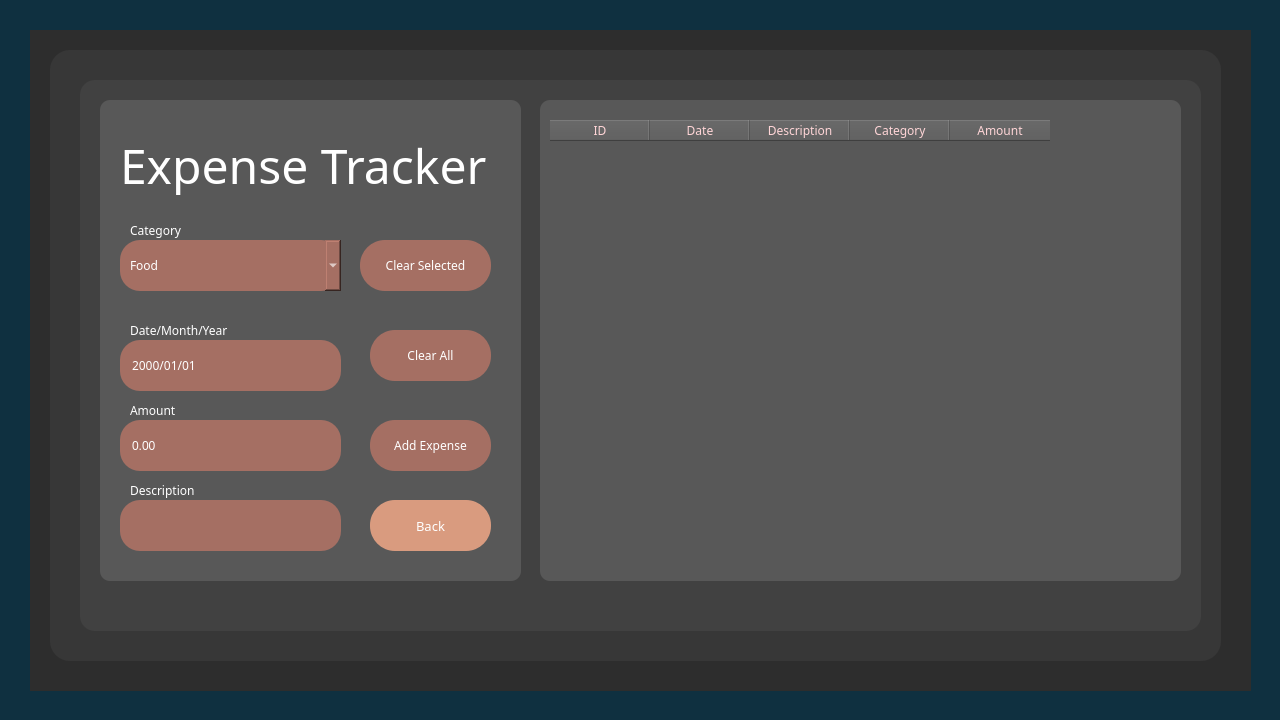
<?xml version="1.0" encoding="UTF-8"?>
<ui version="4.0">
 <class>Expense</class>
 <widget class="QDialog" name="Expense">
  <property name="geometry">
   <rect>
    <x>0</x>
    <y>0</y>
    <width>1280</width>
    <height>720</height>
   </rect>
  </property>
  <property name="windowTitle">
   <string>Expense Tracker</string>
  </property>
  <property name="styleSheet">
   <string notr="true">QDialog{
color:rgb(255, 213, 215);
}</string>
  </property>
  <widget class="QWidget" name="Fback" native="true">
   <property name="geometry">
    <rect>
     <x>0</x>
     <y>0</y>
     <width>1280</width>
     <height>720</height>
    </rect>
   </property>
   <property name="styleSheet">
    <string notr="true">QWidget{
	background-color: rgb(15, 48, 64);
}</string>
   </property>
   <widget class="QWidget" name="Fback1" native="true">
    <property name="geometry">
     <rect>
      <x>30</x>
      <y>30</y>
      <width>1221</width>
      <height>661</height>
     </rect>
    </property>
    <property name="styleSheet">
     <string notr="true">QWidget{
	background-color: rgb(45, 45, 45);
	color:rgb(255, 213, 215);
}</string>
    </property>
    <widget class="QWidget" name="Fback2" native="true">
     <property name="geometry">
      <rect>
       <x>20</x>
       <y>20</y>
       <width>1171</width>
       <height>611</height>
      </rect>
     </property>
     <property name="styleSheet">
      <string notr="true">QWidget{
	background-color: rgb(55, 55, 55);
	border-radius:20px;
}</string>
     </property>
     <widget class="QWidget" name="Fback3" native="true">
      <property name="geometry">
       <rect>
        <x>30</x>
        <y>30</y>
        <width>1121</width>
        <height>551</height>
       </rect>
      </property>
      <property name="styleSheet">
       <string notr="true">QWidget{
	background-color: rgb(65, 65, 65);
	border-radius:15px;
}</string>
      </property>
      <widget class="QWidget" name="btnBack" native="true">
       <property name="geometry">
        <rect>
         <x>20</x>
         <y>20</y>
         <width>421</width>
         <height>481</height>
        </rect>
       </property>
       <property name="styleSheet">
        <string notr="true">QWidget{
	
	background-color:rgb(88, 88, 88);
	border-radius:10px;
}</string>
       </property>
       <widget class="QLineEdit" name="LineDescription">
        <property name="geometry">
         <rect>
          <x>20</x>
          <y>400</y>
          <width>221</width>
          <height>51</height>
         </rect>
        </property>
        <property name="font">
         <font>
          <family>Cascadia Code</family>
         </font>
        </property>
        <property name="styleSheet">
         <string notr="true">QLineEdit{
	background-color:rgb(165, 111, 99);
	border-radius:20px;
	padding-left:10px;
	padding-right:10px;
	color: white;
}</string>
        </property>
        <property name="text">
         <string/>
        </property>
        <property name="maxLength">
         <number>25</number>
        </property>
       </widget>
       <widget class="QComboBox" name="cat_Expense">
        <property name="geometry">
         <rect>
          <x>20</x>
          <y>140</y>
          <width>221</width>
          <height>51</height>
         </rect>
        </property>
        <property name="font">
         <font>
          <family>Cascadia Code</family>
         </font>
        </property>
        <property name="styleSheet">
         <string notr="true">QComboBox{
	background-color:rgb(165, 111, 99);
	border-radius:20px;
	padding-left:10px;
	padding-right:10px;
	color: white;
}</string>
        </property>
        <item>
         <property name="text">
          <string>Food</string>
         </property>
        </item>
        <item>
         <property name="text">
          <string>Entertainment</string>
         </property>
        </item>
        <item>
         <property name="text">
          <string>Traveling</string>
         </property>
        </item>
        <item>
         <property name="text">
          <string>Clothing</string>
         </property>
        </item>
        <item>
         <property name="text">
          <string>Education</string>
         </property>
        </item>
        <item>
         <property name="text">
          <string>University Fees</string>
         </property>
        </item>
       </widget>
       <widget class="QPushButton" name="btnExpense">
        <property name="geometry">
         <rect>
          <x>270</x>
          <y>320</y>
          <width>121</width>
          <height>51</height>
         </rect>
        </property>
        <property name="font">
         <font>
          <family>Rockwell</family>
         </font>
        </property>
        <property name="styleSheet">
         <string notr="true">QPushButton{
	background-color:rgb(165, 111, 99);
	border-radius:25px;
	border-color: rgb(53, 69, 93);
	color: white;
}</string>
        </property>
        <property name="text">
         <string>Add Expense</string>
        </property>
       </widget>
       <widget class="QLabel" name="label_date">
        <property name="geometry">
         <rect>
          <x>30</x>
          <y>220</y>
          <width>161</width>
          <height>20</height>
         </rect>
        </property>
        <property name="font">
         <font>
          <family>Rockwell</family>
         </font>
        </property>
        <property name="styleSheet">
         <string notr="true">QLabel{
	color:white;
}</string>
        </property>
        <property name="text">
         <string>Date/Month/Year</string>
        </property>
       </widget>
       <widget class="QLabel" name="label_description">
        <property name="geometry">
         <rect>
          <x>30</x>
          <y>380</y>
          <width>161</width>
          <height>20</height>
         </rect>
        </property>
        <property name="font">
         <font>
          <family>Rockwell</family>
         </font>
        </property>
        <property name="styleSheet">
         <string notr="true">QLabel{
	color:white;
}</string>
        </property>
        <property name="text">
         <string>Description</string>
        </property>
       </widget>
       <widget class="QLabel" name="label_source">
        <property name="geometry">
         <rect>
          <x>30</x>
          <y>120</y>
          <width>81</width>
          <height>20</height>
         </rect>
        </property>
        <property name="font">
         <font>
          <family>Rockwell</family>
         </font>
        </property>
        <property name="styleSheet">
         <string notr="true">QLabel{
	color:white;
}</string>
        </property>
        <property name="text">
         <string>Category</string>
        </property>
       </widget>
       <widget class="QLabel" name="label_amount">
        <property name="geometry">
         <rect>
          <x>30</x>
          <y>300</y>
          <width>91</width>
          <height>20</height>
         </rect>
        </property>
        <property name="font">
         <font>
          <family>Rockwell</family>
         </font>
        </property>
        <property name="styleSheet">
         <string notr="true">QLabel{
	color:white;
}</string>
        </property>
        <property name="text">
         <string>Amount</string>
        </property>
       </widget>
       <widget class="QPushButton" name="btnClearALL">
        <property name="geometry">
         <rect>
          <x>270</x>
          <y>230</y>
          <width>121</width>
          <height>51</height>
         </rect>
        </property>
        <property name="font">
         <font>
          <family>Rockwell</family>
         </font>
        </property>
        <property name="styleSheet">
         <string notr="true">QPushButton{
	background-color:rgb(165, 111, 99);
	border-radius:25px;
	border-color: rgb(53, 69, 93);
	color: white;
}</string>
        </property>
        <property name="text">
         <string>Clear All</string>
        </property>
       </widget>
       <widget class="QPushButton" name="btnSelected">
        <property name="geometry">
         <rect>
          <x>260</x>
          <y>140</y>
          <width>131</width>
          <height>51</height>
         </rect>
        </property>
        <property name="font">
         <font>
          <family>Rockwell</family>
         </font>
        </property>
        <property name="styleSheet">
         <string notr="true">QPushButton{
	background-color:rgb(165, 111, 99);
	border-radius:25px;
	border-color: rgb(53, 69, 93);
	color: white;
}</string>
        </property>
        <property name="text">
         <string>Clear Selected</string>
        </property>
       </widget>
       <widget class="QLabel" name="txtTitle">
        <property name="geometry">
         <rect>
          <x>20</x>
          <y>20</y>
          <width>381</width>
          <height>91</height>
         </rect>
        </property>
        <property name="font">
         <font>
          <family>Poor Richard</family>
          <pointsize>36</pointsize>
         </font>
        </property>
        <property name="styleSheet">
         <string notr="true">QLabel{
	color:white;
}</string>
        </property>
        <property name="text">
         <string>Expense Tracker</string>
        </property>
       </widget>
       <widget class="QPushButton" name="btnBack_2">
        <property name="geometry">
         <rect>
          <x>270</x>
          <y>400</y>
          <width>121</width>
          <height>51</height>
         </rect>
        </property>
        <property name="font">
         <font>
          <family>Rockwell</family>
          <pointsize>10</pointsize>
         </font>
        </property>
        <property name="styleSheet">
         <string notr="true">QPushButton{
	background-color:rgb(217, 155, 127);
	border-radius:25px;
	color: white;
}</string>
        </property>
        <property name="text">
         <string>Back</string>
        </property>
       </widget>
       <widget class="QDoubleSpinBox" name="amountExpense">
        <property name="geometry">
         <rect>
          <x>20</x>
          <y>320</y>
          <width>221</width>
          <height>51</height>
         </rect>
        </property>
        <property name="styleSheet">
         <string notr="true">QDoubleSpinBox{
	background-color:rgb(165, 111, 99);
	border-radius:20px;
	padding-left:10px;
	padding-right:10px;
	color: white;
}</string>
        </property>
        <property name="buttonSymbols">
         <enum>QAbstractSpinBox::ButtonSymbols::NoButtons</enum>
        </property>
        <property name="maximum">
         <double>1000000.000000000000000</double>
        </property>
       </widget>
       <widget class="QDateEdit" name="dateEdit">
        <property name="geometry">
         <rect>
          <x>20</x>
          <y>240</y>
          <width>221</width>
          <height>51</height>
         </rect>
        </property>
        <property name="font">
         <font>
          <family>Cascadia Code</family>
         </font>
        </property>
        <property name="styleSheet">
         <string notr="true">QDateEdit{
	background-color:rgb(165, 111, 99);
	border-radius:20px;
	padding-left:10px;
	padding-right:10px;
	color: white;
}</string>
        </property>
        <property name="readOnly">
         <bool>true</bool>
        </property>
        <property name="buttonSymbols">
         <enum>QAbstractSpinBox::ButtonSymbols::NoButtons</enum>
        </property>
        <property name="displayFormat">
         <string>yyyy/MM/dd</string>
        </property>
       </widget>
      </widget>
      <widget class="QWidget" name="tableBack" native="true">
       <property name="geometry">
        <rect>
         <x>460</x>
         <y>20</y>
         <width>641</width>
         <height>481</height>
        </rect>
       </property>
       <property name="styleSheet">
        <string notr="true">QWidget{
	
	background-color:rgb(88, 88, 88);
	border-radius:10px;
}</string>
       </property>
       <widget class="QTableWidget" name="tableExpense">
        <property name="geometry">
         <rect>
          <x>10</x>
          <y>20</y>
          <width>631</width>
          <height>441</height>
         </rect>
        </property>
        <property name="font">
         <font>
          <family>Cascadia Code</family>
         </font>
        </property>
        <property name="autoFillBackground">
         <bool>false</bool>
        </property>
        <property name="styleSheet">
         <string notr="true">QTableWidget{
color:rgb(255, 255, 255);
}</string>
        </property>
        <property name="frameShape">
         <enum>QFrame::Shape::StyledPanel</enum>
        </property>
        <property name="frameShadow">
         <enum>QFrame::Shadow::Sunken</enum>
        </property>
        <property name="verticalScrollBarPolicy">
         <enum>Qt::ScrollBarPolicy::ScrollBarAsNeeded</enum>
        </property>
        <property name="editTriggers">
         <set>QAbstractItemView::EditTrigger::NoEditTriggers</set>
        </property>
        <property name="selectionMode">
         <enum>QAbstractItemView::SelectionMode::SingleSelection</enum>
        </property>
        <property name="selectionBehavior">
         <enum>QAbstractItemView::SelectionBehavior::SelectRows</enum>
        </property>
        <column>
         <property name="text">
          <string>ID</string>
         </property>
         <property name="font">
          <font>
           <family>Rockwell</family>
          </font>
         </property>
        </column>
        <column>
         <property name="text">
          <string>Date</string>
         </property>
         <property name="font">
          <font>
           <family>Rockwell</family>
          </font>
         </property>
        </column>
        <column>
         <property name="text">
          <string>Description</string>
         </property>
         <property name="font">
          <font>
           <family>Rockwell</family>
          </font>
         </property>
        </column>
        <column>
         <property name="text">
          <string>Category</string>
         </property>
         <property name="font">
          <font>
           <family>Rockwell</family>
          </font>
         </property>
        </column>
        <column>
         <property name="text">
          <string>Amount</string>
         </property>
         <property name="font">
          <font>
           <family>Rockwell</family>
          </font>
         </property>
        </column>
       </widget>
      </widget>
      <zorder>tableBack</zorder>
      <zorder>btnBack</zorder>
     </widget>
    </widget>
   </widget>
  </widget>
 </widget>
 <resources/>
 <connections/>
</ui>
